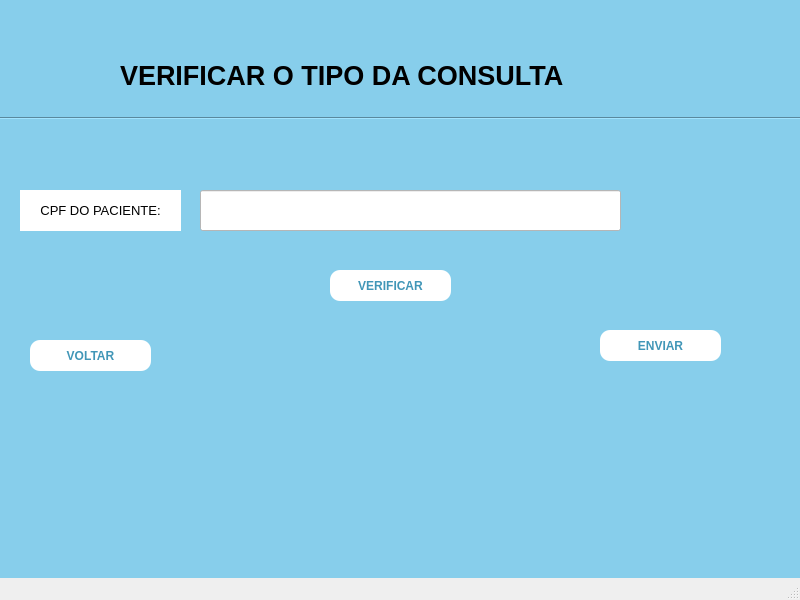
<?xml version="1.0" encoding="UTF-8"?>
<ui version="4.0">
 <class>MainWindow</class>
 <widget class="QMainWindow" name="MainWindow">
  <property name="geometry">
   <rect>
    <x>0</x>
    <y>0</y>
    <width>800</width>
    <height>600</height>
   </rect>
  </property>
  <property name="font">
   <font>
    <pointsize>10</pointsize>
   </font>
  </property>
  <property name="windowTitle">
   <string>MainWindow</string>
  </property>
  <property name="animated">
   <bool>true</bool>
  </property>
  <widget class="QWidget" name="centralwidget">
   <property name="styleSheet">
    <string notr="true">background-color: skyblue;</string>
   </property>
   <widget class="QLabel" name="label">
    <property name="geometry">
     <rect>
      <x>120</x>
      <y>50</y>
      <width>581</width>
      <height>51</height>
     </rect>
    </property>
    <property name="font">
     <font>
      <pointsize>20</pointsize>
      <weight>75</weight>
      <bold>true</bold>
     </font>
    </property>
    <property name="styleSheet">
     <string notr="true"/>
    </property>
    <property name="frameShape">
     <enum>QFrame::NoFrame</enum>
    </property>
    <property name="text">
     <string>VERIFICAR O TIPO DA CONSULTA</string>
    </property>
    <property name="textFormat">
     <enum>Qt::AutoText</enum>
    </property>
    <property name="alignment">
     <set>Qt::AlignLeading|Qt::AlignLeft|Qt::AlignVCenter</set>
    </property>
   </widget>
   <widget class="QPushButton" name="pushButton_2">
    <property name="geometry">
     <rect>
      <x>30</x>
      <y>340</y>
      <width>121</width>
      <height>31</height>
     </rect>
    </property>
    <property name="font">
     <font>
      <weight>75</weight>
      <bold>true</bold>
     </font>
    </property>
    <property name="styleSheet">
     <string notr="true">QPushButton {
    background-color: white;  /* Cor de fundo */
    color: rgb(65, 150, 183);  /* Cor do texto */
    border-radius: 10px;  /* Raio dos cantos */
    padding: 10px 20px;  /* Preenchimento interno */
}

QPushButton:hover {
    color: white;
    background-color: rgb(8, 113, 155);  /* Cor de fundo ao passar o mouse */
}</string>
    </property>
    <property name="text">
     <string>VOLTAR</string>
    </property>
   </widget>
   <widget class="Line" name="line">
    <property name="geometry">
     <rect>
      <x>0</x>
      <y>110</y>
      <width>801</width>
      <height>16</height>
     </rect>
    </property>
    <property name="orientation">
     <enum>Qt::Horizontal</enum>
    </property>
   </widget>
   <widget class="QLineEdit" name="lineEdit">
    <property name="geometry">
     <rect>
      <x>200</x>
      <y>190</y>
      <width>421</width>
      <height>41</height>
     </rect>
    </property>
    <property name="styleSheet">
     <string notr="true">background-color:  white;</string>
    </property>
   </widget>
   <widget class="QLabel" name="label_2">
    <property name="geometry">
     <rect>
      <x>20</x>
      <y>190</y>
      <width>161</width>
      <height>41</height>
     </rect>
    </property>
    <property name="styleSheet">
     <string notr="true">background-color:  white;</string>
    </property>
    <property name="text">
     <string>CPF DO PACIENTE:</string>
    </property>
    <property name="alignment">
     <set>Qt::AlignCenter</set>
    </property>
   </widget>
   <widget class="QPushButton" name="pushButton">
    <property name="geometry">
     <rect>
      <x>330</x>
      <y>270</y>
      <width>121</width>
      <height>31</height>
     </rect>
    </property>
    <property name="font">
     <font>
      <weight>75</weight>
      <bold>true</bold>
     </font>
    </property>
    <property name="styleSheet">
     <string notr="true">QPushButton {
    background-color: white;  /* Cor de fundo */
    color: rgb(65, 150, 183);  /* Cor do texto */
    border-radius: 10px;  /* Raio dos cantos */
    padding: 10px 20px;  /* Preenchimento interno */
}

QPushButton:hover {
    color: white;
    background-color: rgb(8, 113, 155);  /* Cor de fundo ao passar o mouse */
}</string>
    </property>
    <property name="text">
     <string>VERIFICAR</string>
    </property>
   </widget>
   <widget class="QPushButton" name="pushButton_3">
    <property name="geometry">
     <rect>
      <x>600</x>
      <y>330</y>
      <width>121</width>
      <height>31</height>
     </rect>
    </property>
    <property name="font">
     <font>
      <weight>75</weight>
      <bold>true</bold>
     </font>
    </property>
    <property name="styleSheet">
     <string notr="true">QPushButton {
    background-color: white;  /* Cor de fundo */
    color: rgb(65, 150, 183);  /* Cor do texto */
    border-radius: 10px;  /* Raio dos cantos */
    padding: 10px 20px;  /* Preenchimento interno */
}

QPushButton:hover {
    color: white;
    background-color: rgb(8, 113, 155);  /* Cor de fundo ao passar o mouse */
}</string>
    </property>
    <property name="text">
     <string>ENVIAR</string>
    </property>
   </widget>
  </widget>
  <widget class="QMenuBar" name="menubar">
   <property name="geometry">
    <rect>
     <x>0</x>
     <y>0</y>
     <width>800</width>
     <height>26</height>
    </rect>
   </property>
  </widget>
  <widget class="QStatusBar" name="statusbar"/>
 </widget>
 <resources/>
 <connections/>
</ui>
